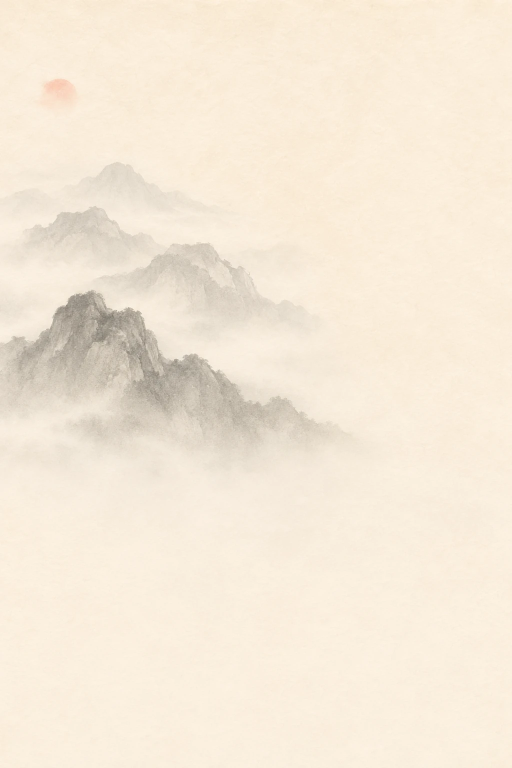
#> input picture tools/source/ink/gen-m-1.webp, 1024 x 1536 px (shown at 1/2 size)
$ python build_img.py
#> lines starting #> are read from the running program, lines starting #| are printed output that depends on the picture
"""產生 docs/img/*.webp（含首屏水墨靜態圖）、docs/og-image.jpg 與圖示（favicon.svg、favicon-32.png、apple-touch-icon.png、logo-512.png）。

用法（在 repo 根目錄）：python tools/build_img.py
需要 Pillow 與 fonttools。場景圖與楷書字型取自產品 repo religion（預設是本 repo 旁邊的 ../religion，
可用環境變數 RELIGION_DIR 指定）；LINE 內畫面截圖取自 tools/source/liff/（示範模式截圖，無損 webp）；
水墨山水取自 tools/source/ink/gen-*.webp（codex image_gen 產生的原圖，以 webp q90 保存）。
宣紙紋理 img/paper-grain.webp 由程式產生（可平鋪的半透明纖維紋）。"""
import os
import shutil
from pathlib import Path
from PIL import Image, ImageDraw, ImageFont, ImageFilter
ROOT = Path(__file__).resolve().parent.parent
RELIGION = Path(os.environ.get("RELIGION_DIR", ROOT.parent / "religion"))
R = RELIGION / "app" / "static" / "img"
L = ROOT / "tools" / "source" / "liff"
DOCS = ROOT / "docs"
OUT = DOCS / "img"
KAI = str(RELIGION / "app" / "static" / "fonts" / "penglai-kai-base.ttf")
CACHE = ROOT / "tools" / ".cache"
CACHE.mkdir(parents=True, exist_ok=True)
shutil.rmtree(OUT, ignore_errors=True); OUT.mkdir(parents=True)
total = 0


def save(src, name, w, q=60, blur=0.0, crop=None):
#> called with name = 'ink-hero-m', w = 1024, q = 90, blur = 0
    global total
    im = Image.open(src).convert("RGB")
#> im is the input picture: PIL image 1024x1536 RGB; mean R, G, B 244.8, 233.1, 216.1
    if crop: im = im.crop(crop)
    h = round(im.height * w / im.width)
#> h = 1536
    im = im.resize((w, h), Image.LANCZOS)
    if blur: im = im.filter(ImageFilter.GaussianBlur(blur))
    p = OUT / f"{name}.webp"; im.save(p, "WEBP", quality=q, method=6)
    total += p.stat().st_size
    print(f"{name}.webp {w}x{h} {p.stat().st_size//1024}KB")
#| ink-hero-m.webp 1024x1536 54KB


T, P = R / "temple", R / "pov"
INK = ROOT / "tools" / "source" / "ink"
# 首屏水墨山水（生圖）：手機直幅、桌機橫幅各一張＋小圖；WebGL 的墨與雲霧疊在上面
save(INK/"gen-m-1.webp", "ink-hero-m", 1024, 90)
save(INK/"gen-m-1.webp", "ink-hero-m-640", 640, 88)
#| ink-hero-m-640.webp 640x960 14KB
save(INK/"gen-d-1.webp", "ink-hero-d", 1536, 84)
#> call 3 of save, with name = 'ink-hero-d', w = 1536, q = 84, blur = 0
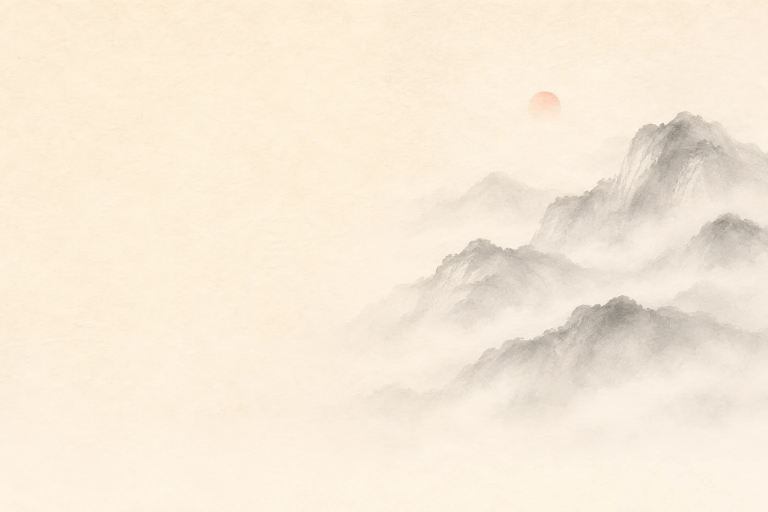
#> input picture tools/source/ink/gen-d-1.webp, 1536 x 1024 px (shown at 1/2 size)
#> in save, im is the input picture: PIL image 1536x1024 RGB; mean R, G, B 246.8, 234.7, 217.1
#| ink-hero-d.webp 1536x1024 32KB
save(INK/"gen-d-1.webp", "ink-hero-d-960", 960, 88)
#| ink-hero-d-960.webp 960x640 16KB
# 內頁抬頭與結尾的遠山帶：裁自桌機那張的山（左側本來就是留白）
save(INK/"gen-d-1.webp", "ink-band", 1200, 84, crop=(0, 250, 1536, 1000))
#| ink-band.webp 1200x586 14KB

# 宣紙紋理：256×256 可平鋪、半透明的纖維與紙漿顆粒（先 3×3 平鋪再模糊、取中間一格，邊界才接得起來）
import random
rnd = random.Random(20261124)
T0 = 256
base = Image.new("L", (T0, T0))
#> base: PIL image 256x256 L; every value is 0
base.putdata([rnd.randint(0, 255) for _ in range(T0 * T0)])
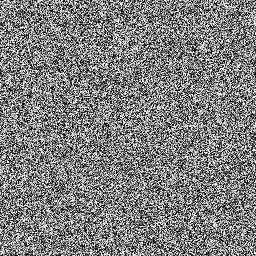
#> base: PIL image 256x256 L; min 0, max 255, mean 127
fib = Image.new("L", (T0, T0), 0); fd = ImageDraw.Draw(fib)
for _ in range(70):                                   # 細長纖維
    x, y = rnd.uniform(0, T0), rnd.uniform(0, T0); ln = rnd.uniform(8, 30); import math; a = rnd.uniform(0, math.pi)
    for dx in (-T0, 0, T0):
        for dy in (-T0, 0, T0):
            fd.line([(x + dx, y + dy), (x + dx + ln * math.cos(a), y + dy + ln * math.sin(a))], fill=rnd.randint(90, 200), width=1)
def tile_blur(im, r):
#> called with r = 0.8
    big = Image.new("L", (T0 * 3, T0 * 3))
#> big: PIL image 768x768 L; every value is 0
    for i in range(3):
        for j in range(3): big.paste(im, (i * T0, j * T0))
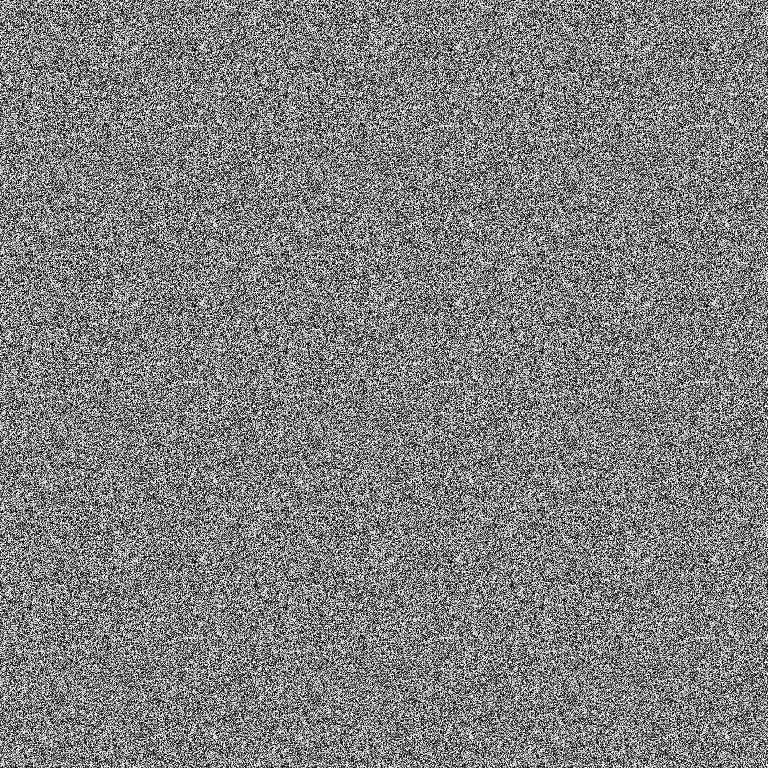
#> big: PIL image 768x768 L; min 0, max 255, mean 127
    return big.filter(ImageFilter.GaussianBlur(r)).crop((T0, T0, 2 * T0, 2 * T0))
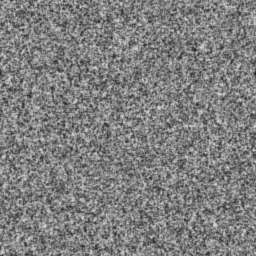
#> returned value: PIL image 256x256 L; min 32, max 217, mean 127
grain = tile_blur(base, .8)
from PIL import ImageChops
alpha = ImageChops.add(grain.point(lambda v: max(0, v - 150) // 5), tile_blur(fib, .5).point(lambda v: v // 9))
#> call 2 of tile_blur, with r = 0.5
#> after the loop in tile_blur (call 2), `for i in range(3):`:
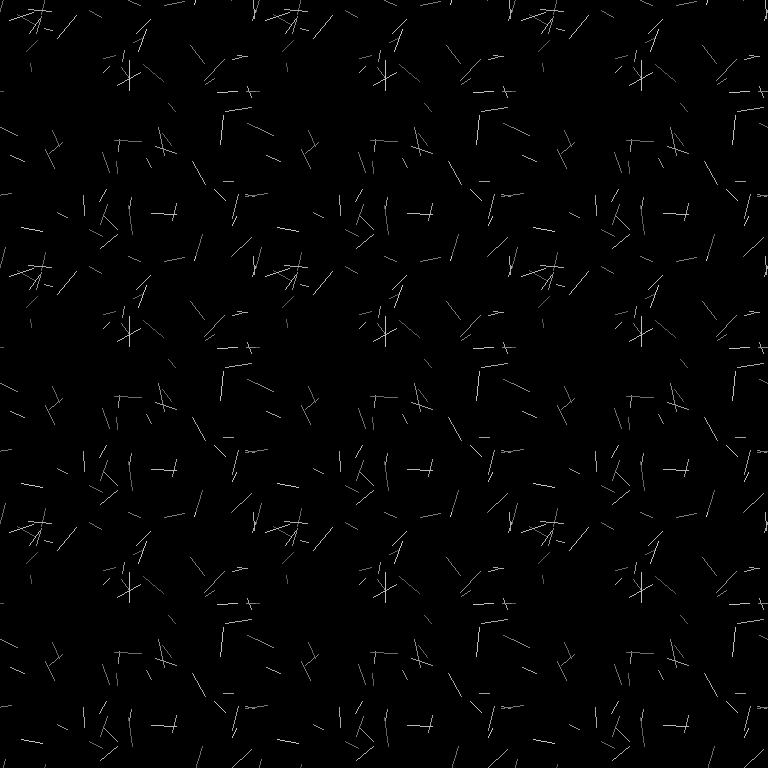
#> big: PIL image 768x768 L; min 0, max 200, mean 2.8
#> after the loop in tile_blur (call 2), `for i in range(3):`:
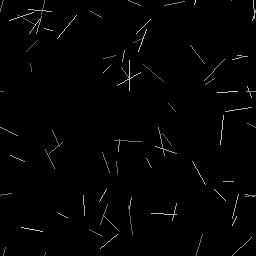
#> im: PIL image 256x256 L; min 0, max 200, mean 2.8
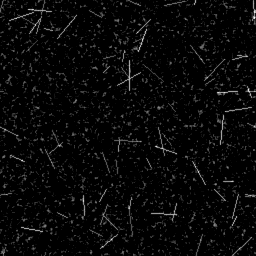
#> alpha: PIL image 256x256 L; min 0, max 25, mean 0.8; drawn with min black and max white
paper = Image.new("RGBA", (T0, T0), (120, 96, 70, 0)); paper.putalpha(alpha)
pp = OUT / "paper-grain.webp"; paper.save(pp, "WEBP", quality=80, method=6)
print("paper-grain.webp", pp.stat().st_size // 1024, "KB")
# 儀式與場景（直式 2:3）：主圖 560 寬（細節多的殿內圖先輕微柔化再壓），另出 320 寬給小格
SCENES = [(P/"jiao_hold.webp", "jiao", 0), (P/"qian_hold.webp", "qian", 0), (P/"burn_hold_full.webp", "burn", .5),
          (T/"s_censer_l7_lit.webp", "censer", .5), (T/"s_hall_mazu_l7.webp", "hall-mazu", .85),
          (T/"s_hall_guanyin_l7.webp", "hall-guanyin", .7), (T/"s_hall_guansheng_l5.webp", "hall-guansheng", .7),
          (T/"s_gate_pillars_l7.webp", "pillars", .6)]
for src, name, blur in SCENES:
#> (the run stopped early here; a loop or call above may not have finished)
